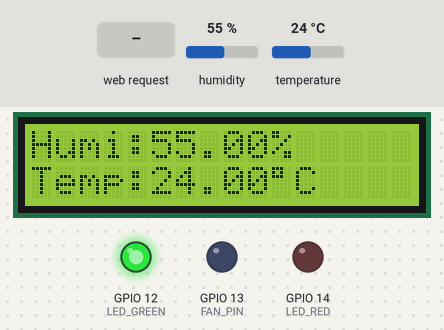
This sketch was run on a simulated ESP32. On the bench: 16×2 character LCD, output pins drawn as LEDs (lit = HIGH). The inputs (shaded band) are chosen by the test bench; at power-on: temperature 24 °C, humidity 55 %. WiFi joins after 1.5 s; servers stay silent unless stated; what the sketch prints to the serial monitor is not drawn.

Above: at 5.8 s.
5.9 s: temperature set to 34.6 °C
At 9.1 s:
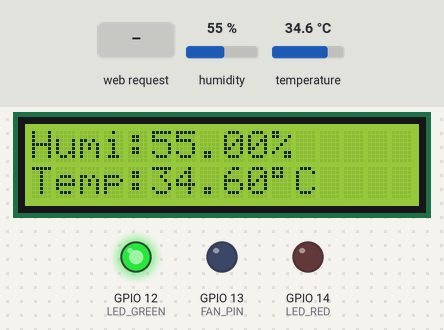
10.1 s: temperature set to 35.5 °C
At 13.3 s:
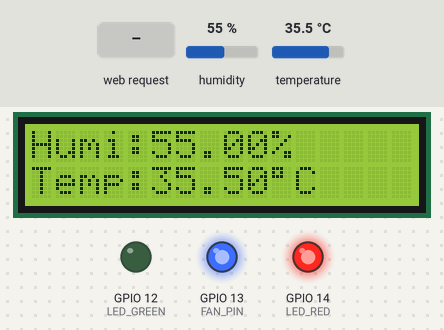
14.1 s: HTTP request GET /fan_off received
At 14.5 s:
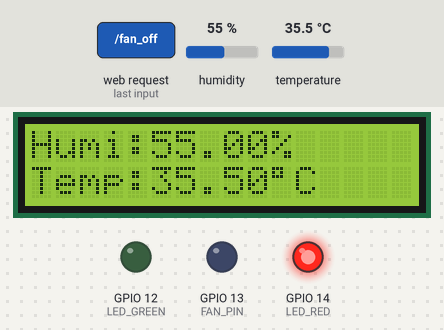
15.6 s: humidity set to 22 %
At 17.6 s:
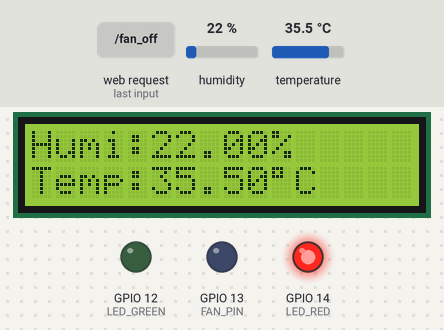
18.1 s: HTTP request GET /fan_on received
At 18.7 s:
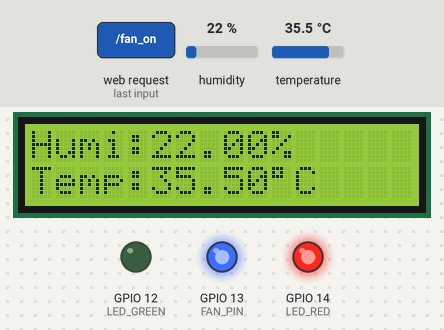
22.1 s: temperature set to 12 °C
At 26.1 s:
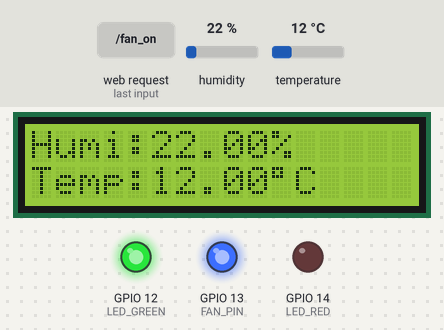
Timing chart, 0 to 27.1 s (numbered marks = the images above; inputs shaded):
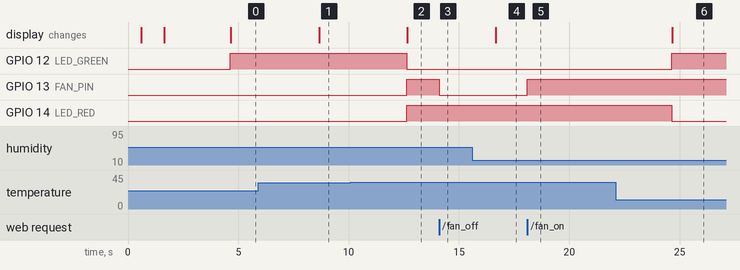

Measured:
- the behaviour switches between 35 and 35.1 °C on temperature (found by bisection; images 1 and 2)
- after the input at 5.9 s, the display: changes after 2.8 s (image 1)
- after the input at 10.1 s, GPIO 12 (LED_GREEN): HIGH → LOW after 2.5 s; GPIO 13 (FAN_PIN), GPIO 14 (LED_RED): LOW → HIGH after 2.5 s; the display: changes after 2.6 s (image 2)
- after the input at 14.1 s, GPIO 13 (FAN_PIN): HIGH → LOW at once
- after the input at 15.6 s, the display: changes after 1.1 s (image 4)
- after the input at 18.1 s, GPIO 13 (FAN_PIN): LOW → HIGH at once
- after the input at 22.1 s, GPIO 12 (LED_GREEN): LOW → HIGH after 2.5 s; GPIO 14 (LED_RED): HIGH → LOW after 2.5 s; the display: changes after 2.6 s (image 6)

The sketch:

main.ino
```cpp
#include <WiFi.h>
#include <WebServer.h>
#include <DHT.h>
#include <LiquidCrystal_I2C.h>

// --- 腳位與參數設定 ---
#define DHTPIN 33
#define DHTTYPE DHT22
DHT dht(DHTPIN, DHTTYPE);

#define CRITICAL_TEMP 35
#define FAN_PIN 13        // 模擬器內用藍燈替代風扇
#define LED_RED 14        // 過熱提示
#define LED_GREEN 12      // 溫度正常

// --- WiFi 與 WebServer 設定 ---
const char* ssid = "Wokwi-GUEST";       // Wokwi 專用的模擬 WiFi
const char* password = "";              // Wokwi 模擬 WiFi 沒有密碼
const uint32_t WIFI_TIMEOUT_MS = 10000; // 連線逾時 10 秒
bool isWiFiConnected = false;           // 紀錄是否連上網路

WebServer server(80);

float humi = 0.0;
float temp = 0.0;
bool isManualMode = false;
bool manualFanOn = false;         // 手動模式，風扇運作狀態
String fanStatusString = "關閉";  // 風扇當前狀態，利於前端顯示

LiquidCrystal_I2C lcd(0x27, 16, 2);

unsigned long previousMillis = 0;
const long interval = 2000;

void setup() {
  Serial.begin(115200);

  pinMode(FAN_PIN, OUTPUT);
  pinMode(LED_RED, OUTPUT);
  pinMode(LED_GREEN, OUTPUT);

  lcd.init();
  lcd.backlight();
  dht.begin();

  Serial.print("Connecting to WiFi");
  WiFi.begin(ssid, password);
  lcd.setCursor(0, 0);
  lcd.print("WiFi Connecting.");

  // --- WiFi 連線邏輯（含逾時判斷）---
  Serial.println("正在嘗試連線至 WiFi...");
  lcd.setCursor(0, 0);
  lcd.print("WiFi connecting");

  WiFi.begin(ssid, password);
  unsigned long startAttemptTime = millis();

  // 同時檢查連線狀態與是否超過 10 秒
  while (WiFi.status() != WL_CONNECTED && millis() - startAttemptTime < WIFI_TIMEOUT_MS) {
    delay(500);
    Serial.print(".");
    lcd.setCursor(14, 0);
    lcd.print(".."); // 顯示動態小點
  }

  if (WiFi.status() == WL_CONNECTED) {
    isWiFiConnected = true;
    Serial.println("\nWiFi 連線成功！");
    Serial.print("IP 位址: ");
    Serial.println(WiFi.localIP());

    lcd.clear();
    lcd.print("Online Mode");
    lcd.setCursor(0, 1);
    lcd.print(WiFi.localIP());

    // 只有連線成功才啟動 WebServer
    server.on("/", handleRoot);
    server.on("/fan_on", handleFanOn);
    server.on("/fan_off", handleFanOff);
    server.on("/auto_mode", handleAutoMode);
    server.begin();
  } else {
    isWiFiConnected = false;
    WiFi.disconnect(true); // 停止連線嘗試
    WiFi.mode(WIFI_OFF);   // 關閉 WiFi 功能以省電
    Serial.println("\nWiFi 連線逾時，進入離線模式。");

    lcd.clear();
    lcd.print("Offline Mode");
    lcd.setCursor(0, 1);
    lcd.print("No Network");
  }

  delay(3000);
  lcd.clear();
}

void loop() {
// 只有在網路連線時才處理網頁請求
  if (isWiFiConnected) {
    server.handleClient();
  }

  unsigned long currentMillis = millis();
  if (currentMillis - previousMillis >= interval) {
    previousMillis = currentMillis;
    readTemp();
    controlSystem();
    showData(humi, temp);
  }
}

void readTemp() {
  humi = dht.readHumidity();
  temp = dht.readTemperature();
}

void controlSystem() {
  if (isManualMode) {
    if (manualFanOn) {
      digitalWrite(FAN_PIN, HIGH);
      fanStatusString = "開啟 (手動)";
    } else {
      digitalWrite(FAN_PIN, LOW);
      fanStatusString = "關閉 (手動)";
    }
    updateLEDs(temp > CRITICAL_TEMP);
  } else {
    if (temp > CRITICAL_TEMP) {
      digitalWrite(FAN_PIN, HIGH);
      updateLEDs(true);
      fanStatusString = "開啟 (自動降溫中)";
    } else if (temp <= CRITICAL_TEMP - 5) {
      digitalWrite(FAN_PIN, LOW);
      updateLEDs(false);
      fanStatusString = "關閉 (自動待機)";
    } else {
      if (digitalRead(FAN_PIN) == HIGH) {
         updateLEDs(true);
         fanStatusString = "開啟 (自動降溫中)";
      } else {
         updateLEDs(false);
         fanStatusString = "關閉 (自動待機)";
      }
    }
  }
}

void updateLEDs(bool isTooHot) {
  if (isTooHot) {
    digitalWrite(LED_RED, HIGH);
    digitalWrite(LED_GREEN, LOW);
  } else {
    digitalWrite(LED_RED, LOW);
    digitalWrite(LED_GREEN, HIGH);
  }
}

void showData(float h, float t) {
  if (isnan(h) || isnan(t)) return;

  lcd.setCursor(0, 0);
  lcd.print("Humi:");
  lcd.print(h);
  lcd.print("%  ");

  lcd.setCursor(0, 1);
  lcd.print("Temp:");
  lcd.print(t);
  lcd.print(char(223));
  lcd.print("C  ");

  Serial.print("Temp: "); Serial.print(t);
  Serial.println("\tFan: " + fanStatusString);
}

void handleRoot() {
  String html = "<html><head><meta charset='UTF-8'><meta name='viewport' content='width=device-width, initial-scale=1.0'><meta http-equiv='refresh' content='5'>";
  html += "<style>body{font-family: Arial, sans-serif; text-align: center; margin-top: 50px; background-color: #f4f4f4;}";
  html += "h1{color: #333;} .card{background: white; padding: 20px; border-radius: 10px; display: inline-block; box-shadow: 0 4px 8px rgba(0,0,0,0.1);}";
  html += ".btn{padding: 10px 20px; font-size: 18px; margin: 10px; cursor: pointer; border: none; border-radius: 5px; color: white;}";
  html += ".btn-on{background-color: #e74c3c;} .btn-off{background-color: #95a5a6;} .btn-auto{background-color: #3498db;}</style></head><body>";
  html += "<h1>ESP32 散熱系統監控面板</h1><div class='card'><h2>環境資訊</h2>";
  html += "<p style='font-size: 24px;'>🌡️ 溫度: <b>" + String(temp) + " &deg;C</b></p>";
  html += "<p style='font-size: 24px;'>💧 濕度: <b>" + String(humi) + " %</b></p>";
  html += "<p style='font-size: 20px;'>🌀 風扇狀態: <b>" + fanStatusString + "</b></p><hr><h2>遠端控制</h2>";
  html += "<a href='/fan_on'><button class='btn btn-on'>手動開啟風扇</button></a>";
  html += "<a href='/fan_off'><button class='btn btn-off'>手動關閉風扇</button></a><br>";
  html += "<a href='/auto_mode'><button class='btn btn-auto'>恢復自動模式</button></a></div></body></html>";
  server.send(200, "text/html", html);
}

void handleFanOn() { isManualMode = true; manualFanOn = true; controlSystem(); server.sendHeader("Location", "/"); server.send(303); }
void handleFanOff() { isManualMode = true; manualFanOn = false; controlSystem(); server.sendHeader("Location", "/"); server.send(303); }
void handleAutoMode() { isManualMode = false; controlSystem(); server.sendHeader("Location", "/"); server.send(303); }
```
